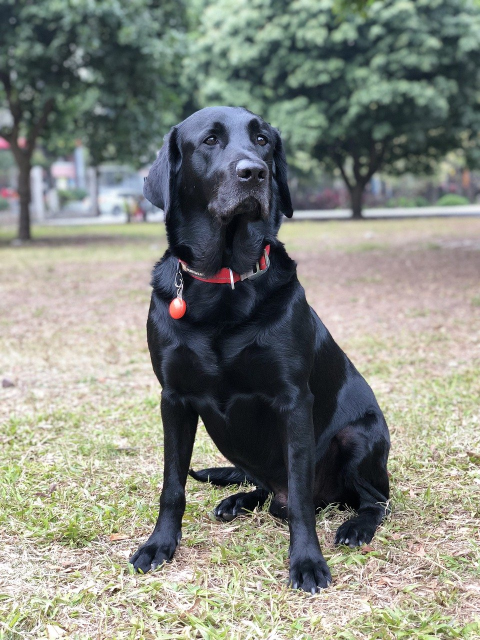
#> input picture img/dog.jpg, 960 x 1280 px (shown at 1/2 size)
$ jupyter execute --allow-errors ImageNet_DenseNet_Caffemodel.ipynb
#> lines starting #> are read from the running program, lines starting #| are printed output that depends on the picture
[cell 1]
import cv2
import numpy as np

[cell 2]
# read the ImageNet class names
with open('./src/classification_classes_ILSVRC2012.txt', 'r') as f:
#> (reads src/classification_classes_ILSVRC2012.txt from the repository)
    image_net_names = f.read().split('\n')
# final class names (just the first word of the many ImageNet names for one image)
class_names = [name.split(',')[0] for name in image_net_names]

#> (a cell that did not finish here is left out)

[cell 4]
# load the image from disk
image = cv2.imread('./img/dog.jpg')
#> image is the input picture: shape (1280, 960, 3); mean B, G, R 128, 136.3, 132.8
image = cv2.resize(image, dsize= None,fx = 0.5, fy = 0.5, interpolation = cv2.INTER_AREA)
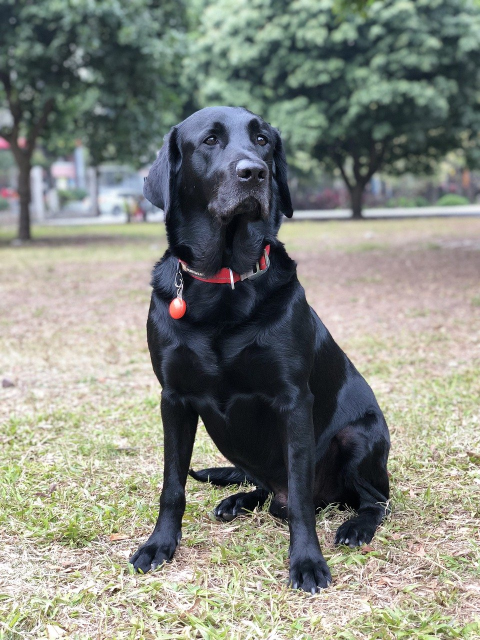
#> image: shape (640, 480, 3); mean B, G, R 128.1, 136.4, 133
# create blob from image
blob = cv2.dnn.blobFromImage(image=image, scalefactor=0.01, size=(224, 224), mean=(104, 117, 123))

cv2.imshow('Image', image)
cv2.waitKey(0)

[cell 5]
print (blob.shape);
#| (1, 3, 224, 224)
print(image.shape)
#| (640, 480, 3)
